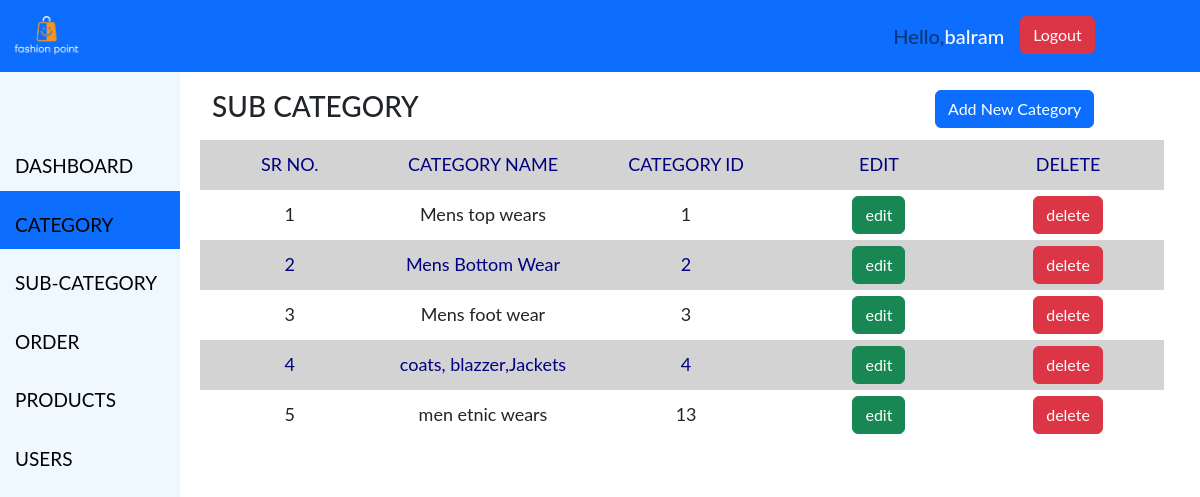
Screenshot of /admin/sub_catbycat.php?cid=1 (signed in) with the database file from the repository.
### tables this page shows
CREATE TABLE `tb_subcategory` (
  `sub_id` int(11) NOT NULL,
  `sub_name` varchar(255) NOT NULL,
  `cat_id` int(11) NOT NULL,
  `description` varchar(255) NOT NULL
);

### admin/sub_catbycat.php (the view, shortened to what this page needs)
<?php
$conn = mysqli_connect('localhost','root','','db_project');
$id = $_GET['cid'];
$p = "SELECT * FROM tb_subcategory WHERE cat_id='$id'";
$p1= mysqli_query($conn,$p);
?>
<!DOCTYPE html>
<html lang="en">
<head>
    <link rel="stylesheet" href="../cdn/css/bootstrap.css">
</head>
<body>
    <?php include'navbar.php'; ?>
    <div class="container-fluid">
        <div class="row">
            <div class="col-md-2">
                <?php include'sidebar.php';?>
            </div>
            <div class="col-md-10 pr-5">
                <div class="row" style='margin-top:90px';>
                    <div class="col-md-9">
                        <h3>SUB CATEGORY</h3>
                    </div>
                    <div class="col-md-3">
                        <a class="btn btn-primary" href='add_subcategory.php'> Add New Category</a>
                    </div>
                </div>
            <div class="row mt-2">
                <table>
                     <tr>
                        <td>SR NO.</td>
                        <td>CATEGORY NAME</td>
                        <td>CATEGORY ID</td>
                        <td>EDIT</td>
                        <td>DELETE</td>
                    </tr>
            </div>
            <div class="row">
                    <?php
                    $i=1;
                    while($p2=mysqli_fetch_array($p1)){
                    echo"<tr>";
                        echo"<td>".$i."</td>";
                        echo"<td>".$p2['sub_name']."</td>";
                        echo"<td>".$p2['sub_id']."</td>";
                        echo"<td><a class='btn btn-success' href='edit_subcategory.php?sid=".$p2['sub_id']."'>edit</a></td>";
                        echo"<td><a class='btn btn-danger' href='delete_subcategory.php?sid=".$p2['sub_id']."'>delete</a></td>";
                        echo"</tr>";
                        $i++;
                    }?>
                </div>
        </div>
    </div>
</body>
</html>

### admin/sub_catbycat.php (style rules this page uses)
td { height: 50px; width:250px; font-size: 18px; text-align:center; }
table { border-collapse: collapse; }
tr:nth-child(odd) { background-color:#D3D3D3; color:navy; }

### admin/sidebar.php (style rules this page uses)
body { font-family: "Lato", sans-serif; }

### rows the page displays
tb_subcategory: sub_name "Mens top wears", sub_id "1"
tb_subcategory: sub_name "Mens Bottom Wear", sub_id "2"
tb_subcategory: sub_name "Mens foot wear", sub_id "3"
tb_subcategory: sub_name "coats, blazzer,Jackets", sub_id "4"
tb_subcategory: sub_name "men etnic wears", sub_id "13"

### other values shown
$_SESSION['user_name'] "balram"
